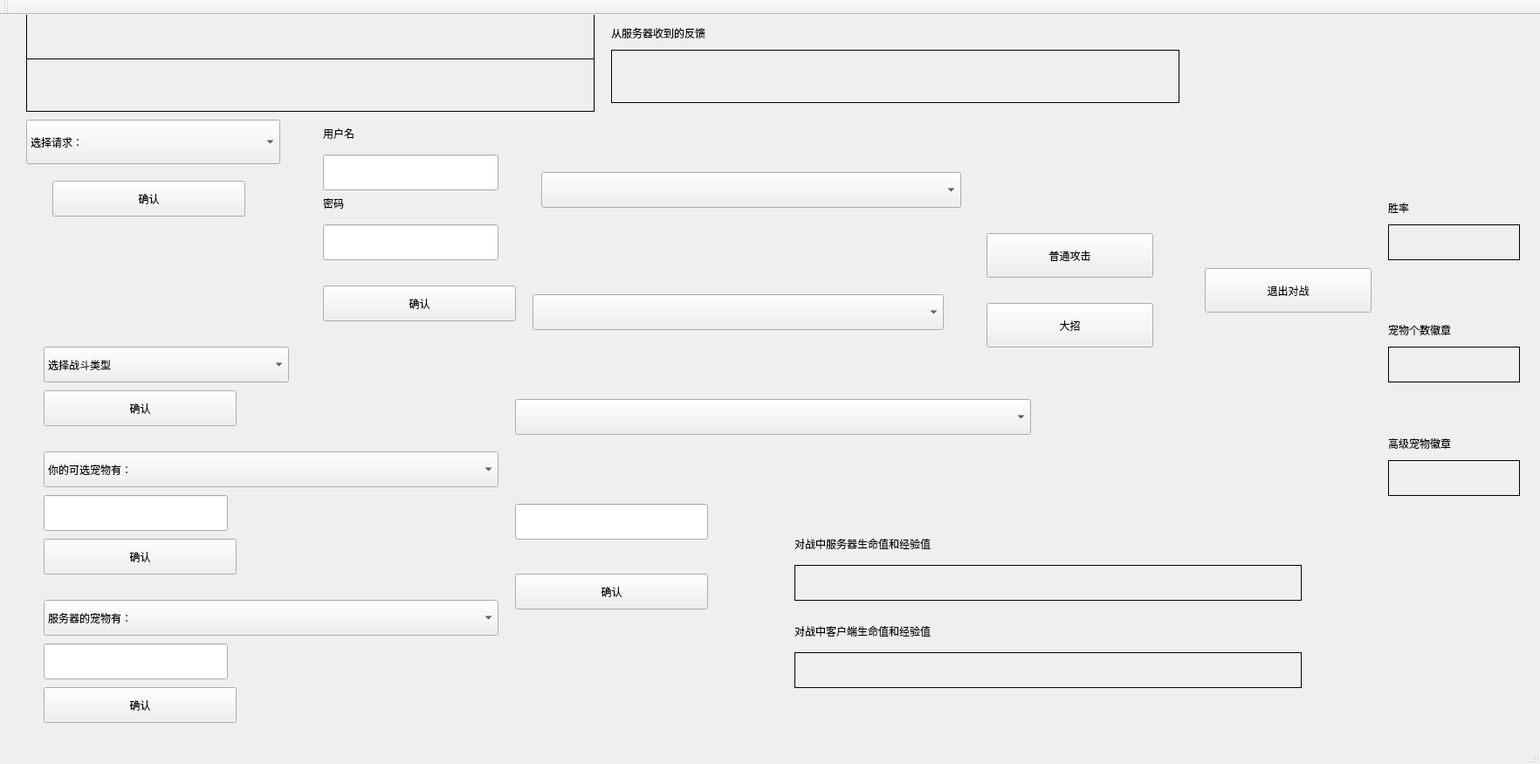
<?xml version="1.0" encoding="UTF-8"?>
<ui version="4.0">
 <class>MainWindow</class>
 <widget class="QMainWindow" name="MainWindow">
  <property name="geometry">
   <rect>
    <x>0</x>
    <y>0</y>
    <width>1764</width>
    <height>875</height>
   </rect>
  </property>
  <property name="windowTitle">
   <string>MainWindow</string>
  </property>
  <widget class="QWidget" name="centralWidget">
   <widget class="QLabel" name="notification_firm">
    <property name="geometry">
     <rect>
      <x>30</x>
      <y>-10</y>
      <width>651</width>
      <height>61</height>
     </rect>
    </property>
    <property name="frameShape">
     <enum>QFrame::Box</enum>
    </property>
    <property name="text">
     <string/>
    </property>
   </widget>
   <widget class="QComboBox" name="req">
    <property name="geometry">
     <rect>
      <x>30</x>
      <y>120</y>
      <width>291</width>
      <height>51</height>
     </rect>
    </property>
    <item>
     <property name="text">
      <string>选择请求：</string>
     </property>
    </item>
    <item>
     <property name="text">
      <string>注册</string>
     </property>
    </item>
    <item>
     <property name="text">
      <string>登录</string>
     </property>
    </item>
    <item>
     <property name="text">
      <string>退出登录</string>
     </property>
    </item>
    <item>
     <property name="text">
      <string>加入战斗</string>
     </property>
    </item>
    <item>
     <property name="text">
      <string>查询所有在线用户</string>
     </property>
    </item>
    <item>
     <property name="text">
      <string>查询用户宠物</string>
     </property>
    </item>
    <item>
     <property name="text">
      <string>查询服务器宠物</string>
     </property>
    </item>
    <item>
     <property name="text">
      <string>查询用户胜率和奖牌榜</string>
     </property>
    </item>
    <item>
     <property name="text">
      <string>客户端退出</string>
     </property>
    </item>
   </widget>
   <widget class="QPushButton" name="confirm_req">
    <property name="geometry">
     <rect>
      <x>60</x>
      <y>190</y>
      <width>221</width>
      <height>41</height>
     </rect>
    </property>
    <property name="text">
     <string>确认</string>
    </property>
   </widget>
   <widget class="QLineEdit" name="username">
    <property name="geometry">
     <rect>
      <x>370</x>
      <y>160</y>
      <width>201</width>
      <height>41</height>
     </rect>
    </property>
   </widget>
   <widget class="QLineEdit" name="pwd">
    <property name="geometry">
     <rect>
      <x>370</x>
      <y>240</y>
      <width>201</width>
      <height>41</height>
     </rect>
    </property>
   </widget>
   <widget class="QLabel" name="label">
    <property name="geometry">
     <rect>
      <x>370</x>
      <y>120</y>
      <width>171</width>
      <height>31</height>
     </rect>
    </property>
    <property name="text">
     <string>用户名</string>
    </property>
   </widget>
   <widget class="QLabel" name="label_2">
    <property name="geometry">
     <rect>
      <x>370</x>
      <y>200</y>
      <width>171</width>
      <height>31</height>
     </rect>
    </property>
    <property name="text">
     <string>密码</string>
    </property>
   </widget>
   <widget class="QComboBox" name="battlekind">
    <property name="geometry">
     <rect>
      <x>50</x>
      <y>380</y>
      <width>281</width>
      <height>41</height>
     </rect>
    </property>
    <item>
     <property name="text">
      <string>选择战斗类型</string>
     </property>
    </item>
    <item>
     <property name="text">
      <string>升级赛</string>
     </property>
    </item>
    <item>
     <property name="text">
      <string>决斗赛</string>
     </property>
    </item>
   </widget>
   <widget class="QPushButton" name="confirm_battlekind">
    <property name="geometry">
     <rect>
      <x>50</x>
      <y>430</y>
      <width>221</width>
      <height>41</height>
     </rect>
    </property>
    <property name="text">
     <string>确认</string>
    </property>
   </widget>
   <widget class="QPushButton" name="confirm_userpwd">
    <property name="geometry">
     <rect>
      <x>370</x>
      <y>310</y>
      <width>221</width>
      <height>41</height>
     </rect>
    </property>
    <property name="text">
     <string>确认</string>
    </property>
   </widget>
   <widget class="QLabel" name="notification_timer">
    <property name="geometry">
     <rect>
      <x>30</x>
      <y>50</y>
      <width>651</width>
      <height>61</height>
     </rect>
    </property>
    <property name="frameShape">
     <enum>QFrame::Box</enum>
    </property>
    <property name="text">
     <string/>
    </property>
   </widget>
   <widget class="QComboBox" name="mypet">
    <property name="geometry">
     <rect>
      <x>50</x>
      <y>500</y>
      <width>521</width>
      <height>41</height>
     </rect>
    </property>
    <item>
     <property name="text">
      <string>你的可选宠物有：</string>
     </property>
    </item>
   </widget>
   <widget class="QPushButton" name="confirm_myChoice">
    <property name="geometry">
     <rect>
      <x>50</x>
      <y>600</y>
      <width>221</width>
      <height>41</height>
     </rect>
    </property>
    <property name="text">
     <string>确认</string>
    </property>
   </widget>
   <widget class="QPushButton" name="confirm_enemy">
    <property name="geometry">
     <rect>
      <x>50</x>
      <y>770</y>
      <width>221</width>
      <height>41</height>
     </rect>
    </property>
    <property name="text">
     <string>确认</string>
    </property>
   </widget>
   <widget class="QComboBox" name="serpet">
    <property name="geometry">
     <rect>
      <x>50</x>
      <y>670</y>
      <width>521</width>
      <height>41</height>
     </rect>
    </property>
    <item>
     <property name="text">
      <string>服务器的宠物有：</string>
     </property>
    </item>
   </widget>
   <widget class="QLabel" name="feedback">
    <property name="geometry">
     <rect>
      <x>700</x>
      <y>40</y>
      <width>651</width>
      <height>61</height>
     </rect>
    </property>
    <property name="frameShape">
     <enum>QFrame::Box</enum>
    </property>
    <property name="text">
     <string/>
    </property>
   </widget>
   <widget class="QPushButton" name="confirm_sendpet">
    <property name="geometry">
     <rect>
      <x>590</x>
      <y>640</y>
      <width>221</width>
      <height>41</height>
     </rect>
    </property>
    <property name="text">
     <string>确认</string>
    </property>
   </widget>
   <widget class="QComboBox" name="sendpet">
    <property name="geometry">
     <rect>
      <x>590</x>
      <y>440</y>
      <width>591</width>
      <height>41</height>
     </rect>
    </property>
    <item>
     <property name="text">
      <string/>
     </property>
    </item>
   </widget>
   <widget class="QLineEdit" name="giveup">
    <property name="geometry">
     <rect>
      <x>590</x>
      <y>560</y>
      <width>221</width>
      <height>41</height>
     </rect>
    </property>
   </widget>
   <widget class="QComboBox" name="showmypet">
    <property name="geometry">
     <rect>
      <x>620</x>
      <y>180</y>
      <width>481</width>
      <height>41</height>
     </rect>
    </property>
    <item>
     <property name="text">
      <string/>
     </property>
    </item>
   </widget>
   <widget class="QLabel" name="label_3">
    <property name="geometry">
     <rect>
      <x>1590</x>
      <y>200</y>
      <width>161</width>
      <height>41</height>
     </rect>
    </property>
    <property name="text">
     <string>胜率</string>
    </property>
   </widget>
   <widget class="QLabel" name="win_rate">
    <property name="geometry">
     <rect>
      <x>1590</x>
      <y>240</y>
      <width>151</width>
      <height>41</height>
     </rect>
    </property>
    <property name="frameShape">
     <enum>QFrame::Box</enum>
    </property>
    <property name="text">
     <string/>
    </property>
   </widget>
   <widget class="QLabel" name="label_4">
    <property name="geometry">
     <rect>
      <x>1590</x>
      <y>340</y>
      <width>161</width>
      <height>41</height>
     </rect>
    </property>
    <property name="text">
     <string>宠物个数徽章</string>
    </property>
   </widget>
   <widget class="QLabel" name="count_medal">
    <property name="geometry">
     <rect>
      <x>1590</x>
      <y>380</y>
      <width>151</width>
      <height>41</height>
     </rect>
    </property>
    <property name="frameShape">
     <enum>QFrame::Box</enum>
    </property>
    <property name="text">
     <string/>
    </property>
   </widget>
   <widget class="QLabel" name="label_5">
    <property name="geometry">
     <rect>
      <x>1590</x>
      <y>470</y>
      <width>161</width>
      <height>41</height>
     </rect>
    </property>
    <property name="text">
     <string>高级宠物徽章</string>
    </property>
   </widget>
   <widget class="QLabel" name="quality_medal">
    <property name="geometry">
     <rect>
      <x>1590</x>
      <y>510</y>
      <width>151</width>
      <height>41</height>
     </rect>
    </property>
    <property name="frameShape">
     <enum>QFrame::Box</enum>
    </property>
    <property name="text">
     <string/>
    </property>
   </widget>
   <widget class="QLabel" name="showmypet_label">
    <property name="geometry">
     <rect>
      <x>710</x>
      <y>120</y>
      <width>261</width>
      <height>51</height>
     </rect>
    </property>
    <property name="text">
     <string/>
    </property>
   </widget>
   <widget class="QLabel" name="choose_note">
    <property name="geometry">
     <rect>
      <x>590</x>
      <y>490</y>
      <width>231</width>
      <height>51</height>
     </rect>
    </property>
    <property name="text">
     <string/>
    </property>
   </widget>
   <widget class="QLabel" name="send_list_note">
    <property name="geometry">
     <rect>
      <x>590</x>
      <y>370</y>
      <width>231</width>
      <height>51</height>
     </rect>
    </property>
    <property name="text">
     <string/>
    </property>
   </widget>
   <widget class="QPushButton" name="quit">
    <property name="geometry">
     <rect>
      <x>1380</x>
      <y>290</y>
      <width>191</width>
      <height>51</height>
     </rect>
    </property>
    <property name="text">
     <string>退出对战</string>
    </property>
   </widget>
   <widget class="QPushButton" name="opr0">
    <property name="geometry">
     <rect>
      <x>1130</x>
      <y>250</y>
      <width>191</width>
      <height>51</height>
     </rect>
    </property>
    <property name="text">
     <string>普通攻击</string>
    </property>
   </widget>
   <widget class="QPushButton" name="opr1">
    <property name="geometry">
     <rect>
      <x>1130</x>
      <y>330</y>
      <width>191</width>
      <height>51</height>
     </rect>
    </property>
    <property name="text">
     <string>大招</string>
    </property>
   </widget>
   <widget class="QLabel" name="serlife">
    <property name="geometry">
     <rect>
      <x>910</x>
      <y>630</y>
      <width>581</width>
      <height>41</height>
     </rect>
    </property>
    <property name="frameShape">
     <enum>QFrame::Box</enum>
    </property>
    <property name="text">
     <string/>
    </property>
   </widget>
   <widget class="QLabel" name="cltlife">
    <property name="geometry">
     <rect>
      <x>910</x>
      <y>730</y>
      <width>581</width>
      <height>41</height>
     </rect>
    </property>
    <property name="frameShape">
     <enum>QFrame::Box</enum>
    </property>
    <property name="text">
     <string/>
    </property>
   </widget>
   <widget class="QLabel" name="label_6">
    <property name="geometry">
     <rect>
      <x>910</x>
      <y>590</y>
      <width>751</width>
      <height>31</height>
     </rect>
    </property>
    <property name="text">
     <string>对战中服务器生命值和经验值</string>
    </property>
   </widget>
   <widget class="QLabel" name="label_7">
    <property name="geometry">
     <rect>
      <x>910</x>
      <y>690</y>
      <width>751</width>
      <height>31</height>
     </rect>
    </property>
    <property name="text">
     <string>对战中客户端生命值和经验值</string>
    </property>
   </widget>
   <widget class="QLabel" name="onlinecltlabel">
    <property name="geometry">
     <rect>
      <x>610</x>
      <y>260</y>
      <width>361</width>
      <height>41</height>
     </rect>
    </property>
    <property name="text">
     <string/>
    </property>
   </widget>
   <widget class="QComboBox" name="onlinecltcombo">
    <property name="geometry">
     <rect>
      <x>610</x>
      <y>320</y>
      <width>471</width>
      <height>41</height>
     </rect>
    </property>
   </widget>
   <widget class="QLabel" name="label_8">
    <property name="geometry">
     <rect>
      <x>700</x>
      <y>0</y>
      <width>411</width>
      <height>41</height>
     </rect>
    </property>
    <property name="text">
     <string>从服务器收到的反馈</string>
    </property>
   </widget>
   <widget class="QLineEdit" name="getmychoice">
    <property name="geometry">
     <rect>
      <x>50</x>
      <y>550</y>
      <width>211</width>
      <height>41</height>
     </rect>
    </property>
   </widget>
   <widget class="QLineEdit" name="getenemy">
    <property name="geometry">
     <rect>
      <x>50</x>
      <y>720</y>
      <width>211</width>
      <height>41</height>
     </rect>
    </property>
   </widget>
  </widget>
  <widget class="QMenuBar" name="menuBar">
   <property name="geometry">
    <rect>
     <x>0</x>
     <y>0</y>
     <width>1764</width>
     <height>21</height>
    </rect>
   </property>
  </widget>
  <widget class="QToolBar" name="mainToolBar">
   <attribute name="toolBarArea">
    <enum>TopToolBarArea</enum>
   </attribute>
   <attribute name="toolBarBreak">
    <bool>false</bool>
   </attribute>
  </widget>
  <widget class="QStatusBar" name="statusBar"/>
 </widget>
 <layoutdefault spacing="6" margin="11"/>
 <resources/>
 <connections/>
</ui>
